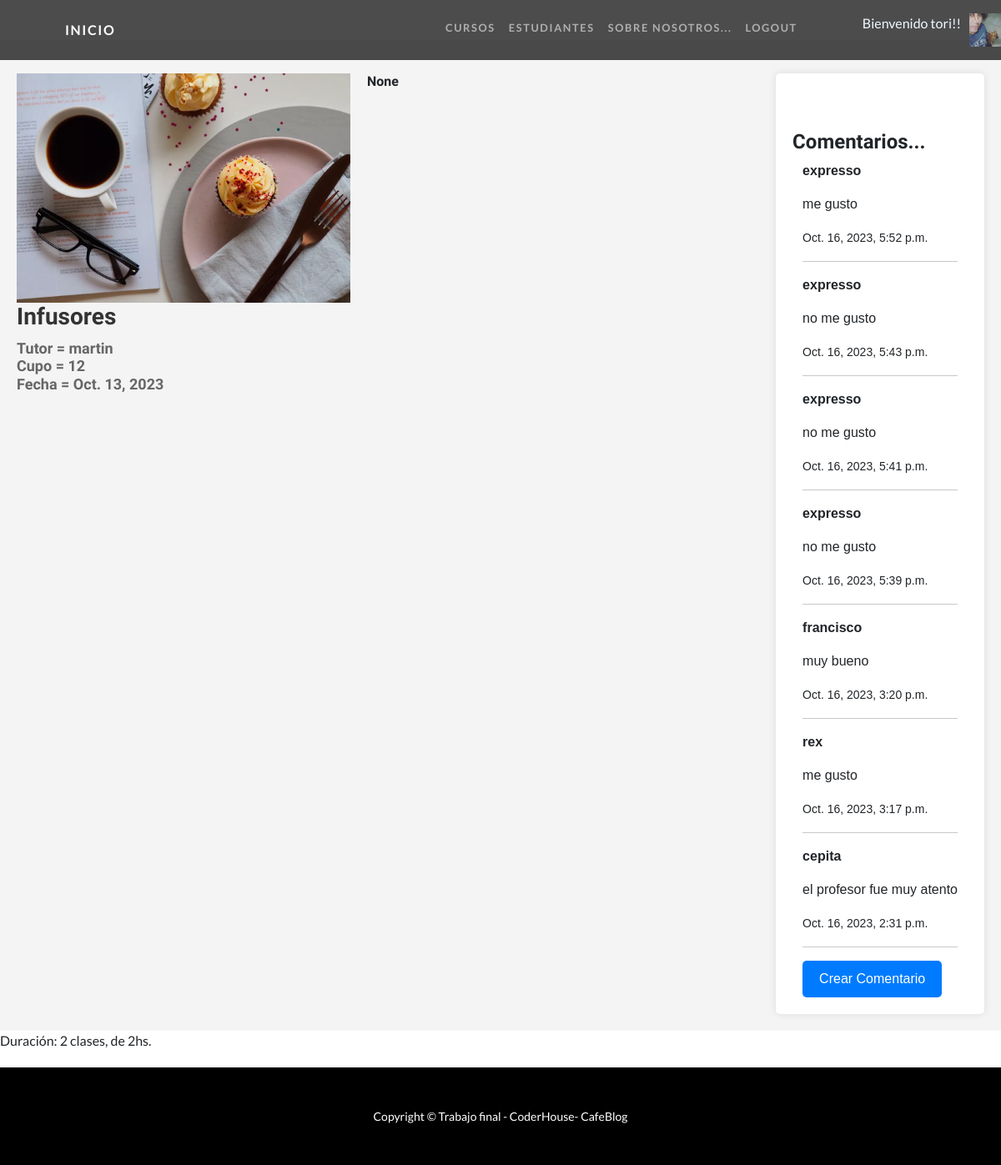
Screenshot of /clases/detalle/5 (signed in) with the database file from the repository.
### User/models.py (models this page shows)
class Imagen(models.Model):
    user = models.ForeignKey(User, on_delete=models.CASCADE, null=True)
    imagen = models.ImageField(upload_to='imagenes', null=True, blank = True)
    def __str__(self):
        return f"{settings.MEDIA_URL}{self.imagen}"

### CursosApp/models.py (models this page shows, shortened)
class Curso(models.Model):
    nombre = models.CharField(max_length=40)
    tutor = models.CharField(max_length=40)
    cupo = models.IntegerField()
    fecha = models.DateField()
    imagen = models.ImageField(upload_to="cursos",null=True)
    descripcion = models.CharField(max_length=400, null = True)

class Comentario(models.Model):
    comentario = models.ForeignKey(Curso, related_name='comentarios', on_delete=models.CASCADE, null=True)
    nombre = models.CharField(max_length=40)
    mensaje = models.TextField(null=True, blank=True)
    fechaComentario = models.DateTimeField(default=timezone.now)
    class Meta:
        ordering = ['-fechaComentario']

### CursosApp/views.py (the view)
# urls.py: path('clases/detalle/<int:pk>', views.CursoDetalle.as_view(), name='Detalle'),
class CursoDetalle(DetailView):
    model = Curso
    template_name = 'CursosApp/curso_detalle.html'

### CursosApp/context_processors.py (called while the page is built)
def custom_user(request):
    context = auth(request)
    user = context['user']
    if user.is_authenticated:
        imagen = Imagen.objects.filter(user=request.user.id)
        if len(imagen) > 0:
            context['user_avatar'] = imagen[0]
        else:
            context['user_avatar'] = ""
    return context

### CursosApp/templates/CursosApp/curso_detalle.html (shortened to what this page needs)
{% extends "CursosApp/base.html" %}
{% load static %}
{% block section1 %}
<link href="{% static 'CursosApp/css/detalles.css' %}" rel="stylesheet" />
  <body>
    <br>
    <br>
    <div class="custom-cursos-page">
        <div class="course-info">
            <img src="{{ curso.imagen.url }}" class="custom-course-image" alt="...">
            <div class="custom-course-details">
                <h2 class="custom-titulo">{{ curso.nombre }}</h2>
                <h3 class="custom-informacion">
                    Tutor = {{ curso.tutor }}<br>
                    Cupo = {{ curso.cupo }}<br>
                    Fecha = {{ curso.fecha }}<br>
                </h3>
            </div>
        </div>
        <br>
        <h3 class="custom-descripcion">{{ curso.descripcion }}</h3>
        <div class="custom-comentarios">
            <br>
            <br>
            <h4>Comentarios...</h4>
            <div class="container">
                {% if not curso.comentarios.all %}
                No han comentado este curso
                {% else %}
                {% for comentario in curso.comentarios.all %}
                <p><strong>{{ comentario.nombre }}</strong></p>
                <p>{{ comentario.mensaje }}</p>
                <p><small>{{ comentario.fechaComentario }}</small></p>
                <hr>
                {% endfor %}
                {% endif %}
                {% if curso.id %}
                <a class="custom-create-comment" href="{% url 'crear_comentario' curso.id %}">Crear Comentario</a>
                {% else %}
                <p>El ID del curso no es válido.</p>
                {% endif %}
            </div>
        </div>
    </div>
    <p class="custom-duration">Duración: 2 clases, de 2hs.</p>
  </body>
{% endblock section1 %}

### CursosApp/templates/CursosApp/base.html (shortened to what this page needs)
<!DOCTYPE html>
<html lang="en">
    <head>
        {% load static %}
        <link href="{% static 'CursosApp/css/styles.css' %}" rel="stylesheet" />
    </head>
    <body id="page-top">
        <nav class="navbar navbar-expand-lg navbar-dark navbar-custom fixed-top">
            <div class="container px-5">
                <a class="navbar-brand" href="{% url 'Inicio' %}">Inicio</a>
                <div class="collapse navbar-collapse" id="navbarResponsive">
                    <ul class="navbar-nav ms-auto">
                        <li class="nav-item"><a class="nav-link" href="{% url 'Cursos' %}">Cursos</a></li>
                        {% if not request.user.is_authenticated %}
                        <li class="nav-item"><a class="nav-link" href="{% url 'Estudiantes' %}">Estudiantes</a></li>
                        {% else %}
                        <li class="nav-item"><a class="nav-link" href="{% url 'editar_perfil' %}">Estudiantes</a></li>
                        {% endif %}
                        <li class="nav-item"><a class="nav-link" href="{% url 'Nosotros' %}">Sobre Nosotros...</a></li>
                        {% if request.user.is_authenticated %}
                        <li class="nav-item"><a class="nav-link" href="{% url 'Logout' %}">Logout</a></li>
                        <li class="nav-item" style="position: relative;left: 70px; color: aliceblue">Bienvenido {{user.username}}!!</li>
                            {% if user_avatar %}
                            <img src="{{user_avatar}}" alt="" style="height: 40px;width: 40px; position: relative; left: 80px;">
                            {% endif %}
                        {% endif %}
                    </ul>
                </div>
            </div>
        </nav>
    {% block section1 %}
    {% endblock %}
            <footer class="py-5 bg-black">
                <div class="container px-5"><p class="m-0 text-center text-white small">Copyright &copy; Trabajo final - CoderHouse- CafeBlog</p></div>
            </footer>
        </body>
    </html>

### CursosApp/static/CursosApp/css/detalles.css (style rules this page uses)
.custom-cursos-page { font-family: Arial, sans-serif; background-color: #f4f4f4; margin: 0; padding: 0; display: flex; align-items: flex-start; padding: 20px; }
.custom-course-image { max-width: 400px; max-height: 400px; margin-right: 20px; margin-top: 20px; }
.custom-titulo { color: #333; font-size: 28px; margin-bottom: 10px; }
.custom-informacion { color: #666; font-size: 18px; }
.custom-descripcion { font-size: 16px; flex: 3; margin-top: 20px; }
.custom-comentarios { background-color: #fff; padding: 20px; border-radius: 5px; box-shadow: 0 0 10px rgba(0, 0, 0, 0.1); max-width: 25%; margin-left: 20px; overflow-y: scroll; margin-top: 20px; }
.custom-duration { font-size: 16px; margin-bottom: 20px; }
.custom-create-comment { display: inline-block; padding: 10px 20px; background-color: #007bff; color: #fff; text-decoration: none; border-radius: 5px; transition: background-color 0.3s; }

### rows the page displays
Imagen: imagen (picture)
Curso: imagen (picture), nombre "Infusores", tutor "martin", cupo "12", fecha "Oct. 13, 2023", descripcion "None"
Comentario: nombre "expresso", mensaje "me gusto", fechaComentario "Oct. 16, 2023, 5:52 p.m."
Comentario: nombre "expresso", mensaje "no me gusto", fechaComentario "Oct. 16, 2023, 5:43 p.m."
Comentario: nombre "expresso", mensaje "no me gusto", fechaComentario "Oct. 16, 2023, 5:41 p.m."
Comentario: nombre "expresso", mensaje "no me gusto", fechaComentario "Oct. 16, 2023, 5:39 p.m."
Comentario: nombre "francisco", mensaje "muy bueno", fechaComentario "Oct. 16, 2023, 3:20 p.m."
Comentario: nombre "rex", mensaje "me gusto", fechaComentario "Oct. 16, 2023, 3:17 p.m."
Comentario: nombre "cepita", mensaje "el profesor fue muy atento", fechaComentario "Oct. 16, 2023, 2:31 p.m."

### other values shown
{{ user.username }} "tori"
